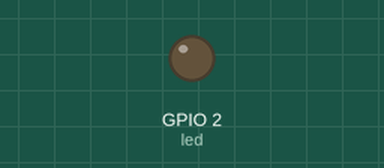
Recording of a program running on a simulated ESP32 board running MicroPython. On the bench: output pins drawn as LEDs (lit = HIGH).

Above: at 0.3 s.
At 12.3 s:
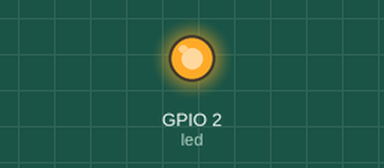
Timing chart, 0 to 12.7 s (numbered marks = the images above):
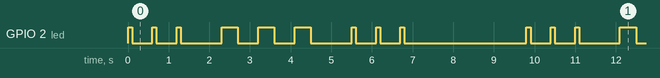

Measured:
- by itself, GPIO 2 (led): repeats every 9.8 s: 2 × (LOW 0.50 s, HIGH 0.10 s), LOW 1.0 s, 2 × (HIGH 0.40 s, LOW 0.50 s), HIGH 0.40 s, LOW 1.0 s, 2 × (HIGH 0.10 s, LOW 0.50 s), HIGH 0.10 s, LOW 3.0 s, HIGH 0.10 s
- by itself, everything shown: repeats every 9.8 s, in 18 steps

The program:

SOS.py
```python
# SOS.py
from machine import Pin
from time import sleep
led = Pin(2, Pin.OUT)
while True:
  # "S"
  led.value(1)
  sleep(.1)
  led.value(0)
  sleep(.5)
  led.value(1)
  sleep(.1)
  led.value(0)
  sleep(.5)
  led.value(1)
  sleep(.1)
  led.value(0)
  sleep(1)

  # "O"
  led.value(1)
  sleep(.4)
  led.value(0)
  sleep(.5)
  led.value(1)
  sleep(.4)
  led.value(0)
  sleep(.5)
  led.value(1)
  sleep(.4)
  led.value(0)
  sleep(1)

  # "S"
  led.value(1)
  sleep(.1)
  led.value(0)
  sleep(.5)
  led.value(1)
  sleep(.1)
  led.value(0)
  sleep(.5)
  led.value(1)
  sleep(.1)
  led.value(0)
  sleep(1)
  sleep(2)
```
